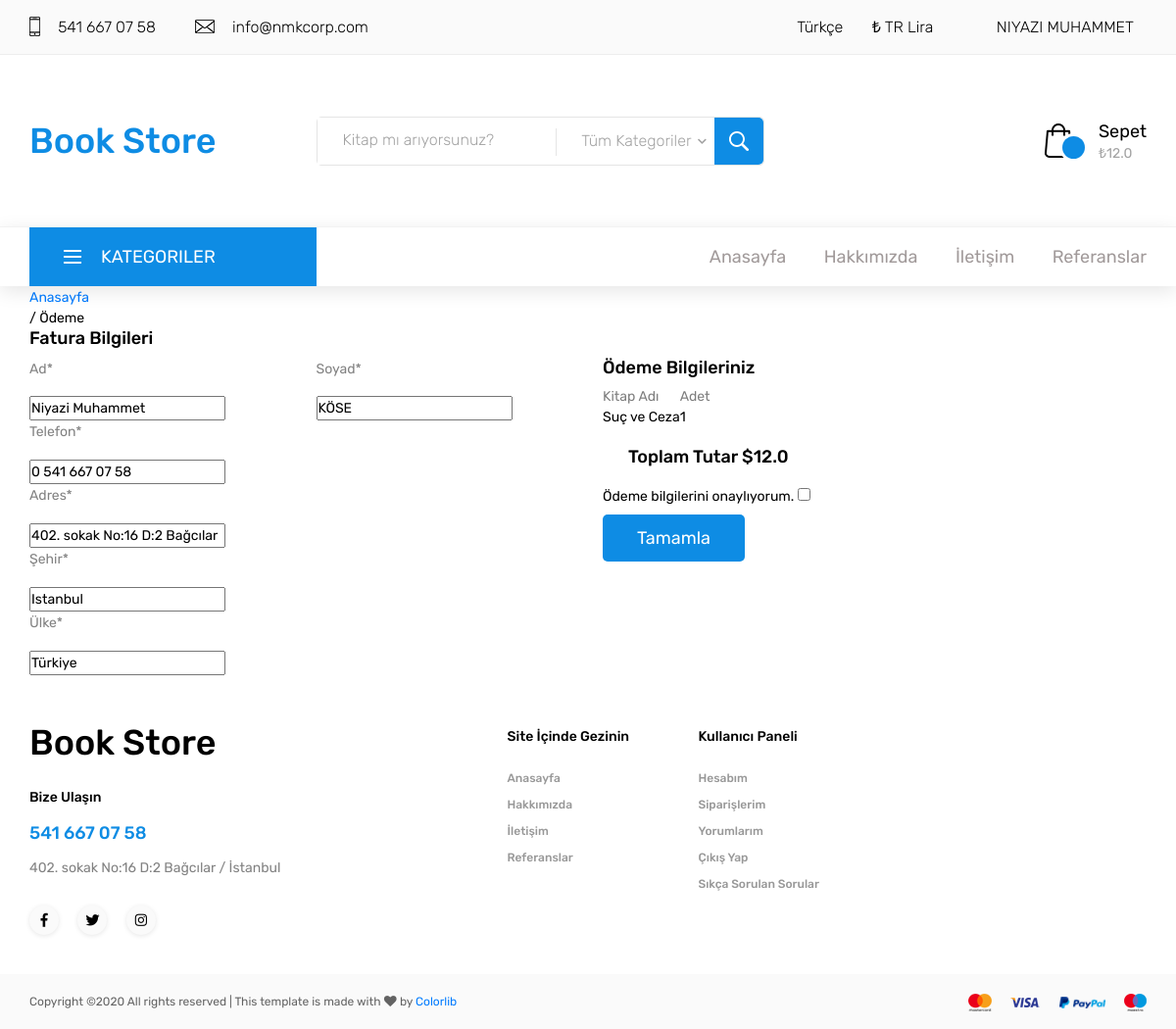
/order/orderbook/ (signed in), run on an earlier commit of the app's database.
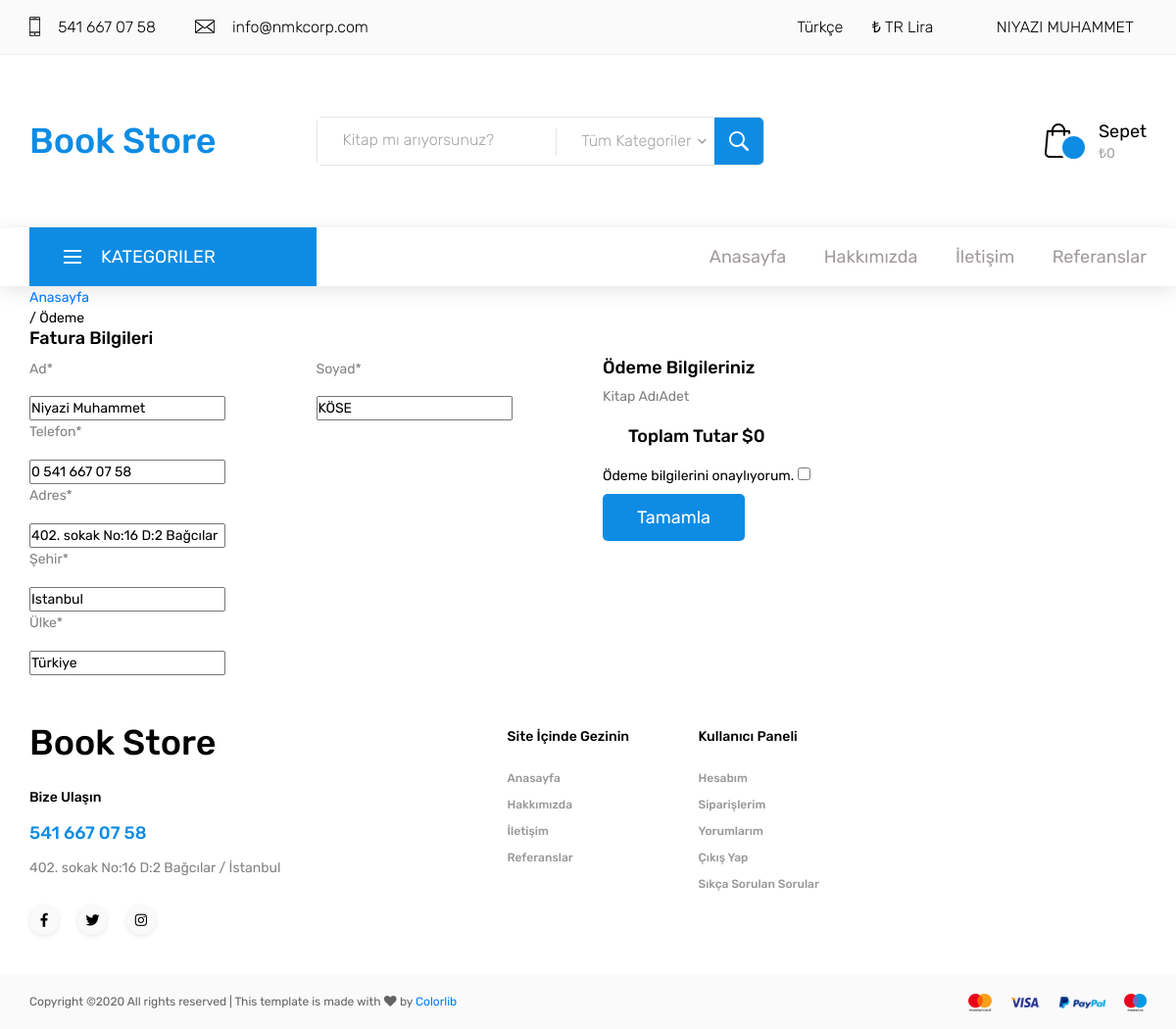
And on a later commit of the database.
### order/models.py (models this page shows, shortened)
class ShopCart(models.Model):
    user = models.ForeignKey(User, on_delete=models.SET_NULL, null=True)
    book = models.ForeignKey(Book, on_delete=models.SET_NULL, null=True)
    quantity = models.IntegerField()

### Book/models.py (models this page shows)
class Book(models.Model):
    STATUS = (
        ('True', 'Evet'),
        ('False', 'Hayır'),
    )
    category = models.ForeignKey(Category, on_delete=models.CASCADE)  # Kategori tablosuyla ilişki kurma
    title = models.CharField(max_length=150)
    author = models.CharField( max_length=30)
    publisher = models.CharField( max_length=30)
    keywords = models.CharField(max_length=255)
    description = models.CharField(max_length=255)
    image = models.ImageField(blank=True, upload_to='images/')
    price = models.FloatField()
    amount = models.IntegerField()
    detail = RichTextUploadingField()
    slug = models.SlugField(blank=True, max_length=150)
    status = models.CharField(max_length=10, choices=STATUS)
    create_at = models.DateTimeField(auto_now_add=True)
    update_at = models.DateTimeField(auto_now=True)
    def __str__(self):
        return self.title
    def image_tag(self):
        return mark_safe('<img src="{}" height="50"/>'.format(self.image.url))
    image_tag.short_description = 'Image'

### order/views.py (the view, shortened to what this page needs)
# urls.py: path('orderbook/', views.orderbook, name='orderbook'),
@login_required(login_url='/login') #check login
def orderbook(request):
    setting = Setting.objects.get(pk=1)
    category = Category.objects.all()
    current_user = request.user
    schopcart = ShopCart.objects.filter(user_id=current_user.id)
    total = 0
    for rs in schopcart:
        total += rs.book.price * rs.quantity
    form = OrderForm()
    profile = UserProfile.objects.get(user_id=current_user.id)
    context = {'schopcart': schopcart,
               'category': category,
               'total': total,
               'form': form,
               'profile': profile,
               'setting': setting,
               'page': 'order_form'
               }
    return render(request, 'Order_Form.html', context)

### order/models.py
class OrderForm(ModelForm):
    class Meta:
        model = Order
        fields = ['first_name', 'last_name', 'address', 'phone', 'city', 'country']

### order/templates/Order_Form.html (shortened to what the changed rows need)
{% extends "homebase.html" %}
{% load static %}
{% block content %}
    <section class="checkout spad">
        <div class="container">
            <div class="checkout__form">
                <form action="" method="post">
                    <div class="row">
                        <div class="col-lg-6 col-md-6">
                            <div class="checkout__order">
                                <table class="order_info">
                                    {% for rs in schopcart %}
                                        <tr>
                                            <td class="order_info"><span>{{ rs.book }}</span></td>
                                            <td class="order_info"><span>{{ rs.quantity }}</span></td>
                                        </tr>
                                    {% endfor %}
                                </table>
                                <div class="order_total_amount">Toplam Tutar <span>${{ total }}</span></div>
                            </div>
                        </div>
                    </div>
                </form>
            </div>
        </div>
    </section>
{% endblock %}

### home/templates/header.html (shortened to what the changed rows need)
{% load static %}
<header class="header">
    <div class="header_main">
        <div class="container">
            <div class="row">
                <div class="col-lg-4 col-9 order-lg-3 order-2 text-lg-left text-right">
                    <div class="wishlist_cart d-flex flex-row align-items-center justify-content-end">
                        <div class="cart">
                            <div class="cart_container d-flex flex-row align-items-center justify-content-end">
                                <div class="cart_content">
                                    <div class="cart_text"><a href="/shopcart/">Sepet</a></div>
                                    <div class="cart_price">₺{{ total }}</div>
                                </div>
                            </div>
                        </div>
                    </div>
                </div>
            </div>
        </div>
    </div>
                                {% load mptt_tags %}
</header>

What changed in the data, as far as the page shows it:
removed ShopCart: book "Suç ve Ceza", quantity "1"
Also different on the page:
{{ total }}: "12.0" → "0"
